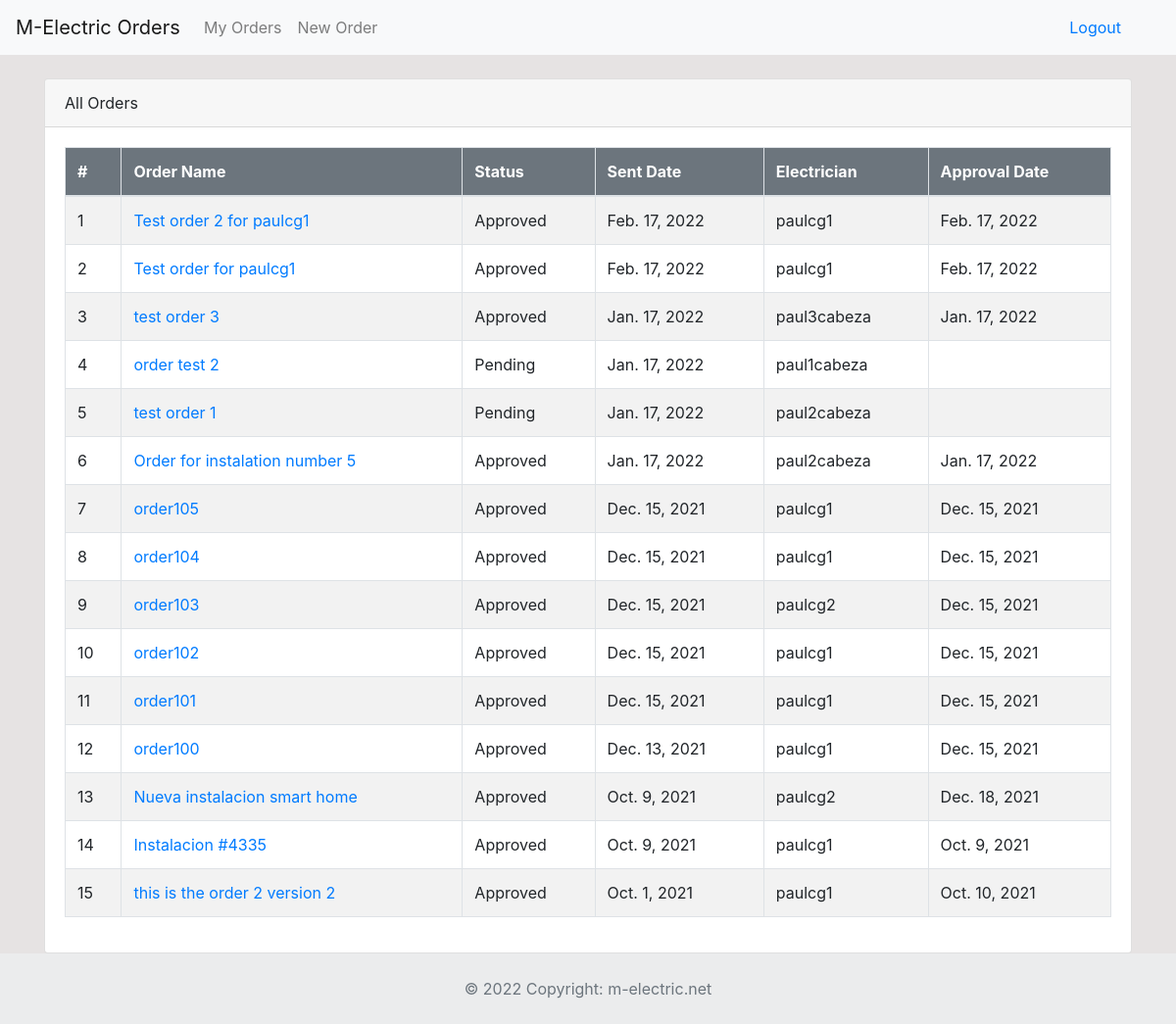
The app's page /all-orders (signed in) with its own data.
### dashboard/models.py (models this page shows, shortened)
class Order(models.Model):
	description = models.CharField('Order Description', max_length=100)
	status = models.CharField('Status', max_length=50, choices=STATUS)
	po = models.ForeignKey(Po, blank=True, null=True, on_delete=models.CASCADE)
	user = models.ForeignKey(User, blank=True, null=True, on_delete=models.CASCADE)
	products = models.ManyToManyField(Product, blank=True, through='ThroughModel')
	created = models.DateTimeField(auto_now_add=True)
	approval_date = models.DateTimeField('Approval Date', blank=True, null=True)

### dashboard/views.py (the view)
# urls.py: path('all-orders', views.all_orders, name='all-orders'),
@login_required
def all_orders(request):
    all_orders = Order.objects.all().order_by('-created')
    return render(request, 'dashboard/all_orders.html', {'all_orders':all_orders})

### templates/dashboard/all_orders.html (shortened to what this page needs)
{% extends 'partials/base.html' %}
{% block content %}
<div class="container">
    <div class="row mt-4">
            <div class="col-md-12">
                <div class="card">
                    <div class="card-header">
                        All Orders
                    </div>
                    <div class="card-body">
                        <div class="table-responsive">
                            <table class="table table-striped table-bordered">
                                <thead class="bg-secondary text-white">
                                    <tr>
                                        <th>#</th>
                                        <th scope="col">Order Name</th>
                                        <th scope="col">Status</th>
                                        <th scope="col">Sent Date</th>
                                        <th scope="col">Electrician</th>
                                        <th scope="col">Approval Date</th>
                                    </tr>
                                </thead>
                                <tbody>
                                    {% for order in all_orders %}
                                    <tr>
                                        <td>{{ forloop.counter }}</td>
                                        <td><a href="{% url 'order-detail' order.id %}">{{ order.description }}</a></td>
                                        <td>{{ order.status }}</td>
                                        <td>{{ order.created.date }}</td>
                                        <td>{{ order.user }}</td>
                                        <td>{{ order.approval_date.date }}</td>
                                    </tr>
                                    {% endfor %}
                                </tbody>
                            </table>
                        </div>
                    </div>
                </div>
            </div>
    </div>
</div>
{% endblock %}
{% block footer %}
{% include 'partials/footer.html' %}
{% endblock %}

### static/style.css (style rules this page uses)
body { background: rgb(230, 227, 227); }

### records on screen
Order: description "Test order 2 for paulcg1", status "Approved", created "Feb. 17, 2022", user "paulcg1", approval_date "Feb. 17, 2022"
Order: description "Test order for paulcg1", status "Approved", created "Feb. 17, 2022", user "paulcg1", approval_date "Feb. 17, 2022"
Order: description "test order 3", status "Approved", created "Jan. 17, 2022", user "paul3cabeza", approval_date "Jan. 17, 2022"
Order: description "order test 2", status "Pending", created "Jan. 17, 2022", user "paul1cabeza"
Order: description "test order 1", status "Pending", created "Jan. 17, 2022", user "paul2cabeza"
Order: description "Order for instalation number 5", status "Approved", created "Jan. 17, 2022", user "paul2cabeza", approval_date "Jan. 17, 2022"
Order: description "order105", status "Approved", created "Dec. 15, 2021", user "paulcg1", approval_date "Dec. 15, 2021"
Order: description "order104", status "Approved", created "Dec. 15, 2021", user "paulcg1", approval_date "Dec. 15, 2021"
Order: description "order103", status "Approved", created "Dec. 15, 2021", user "paulcg2", approval_date "Dec. 15, 2021"
Order: description "order102", status "Approved", created "Dec. 15, 2021", user "paulcg1", approval_date "Dec. 15, 2021"
Order: description "order101", status "Approved", created "Dec. 15, 2021", user "paulcg1", approval_date "Dec. 15, 2021"
Order: description "order100", status "Approved", created "Dec. 13, 2021", user "paulcg1", approval_date "Dec. 15, 2021"
Order: description "Nueva instalacion smart home", status "Approved", created "Oct. 9, 2021", user "paulcg2", approval_date "Dec. 18, 2021"
Order: description "Instalacion #4335", status "Approved", created "Oct. 9, 2021", user "paulcg1", approval_date "Oct. 9, 2021"
Order: description "this is the order 2 version 2", status "Approved", created "Oct. 1, 2021", user "paulcg1", approval_date "Oct. 10, 2021"
